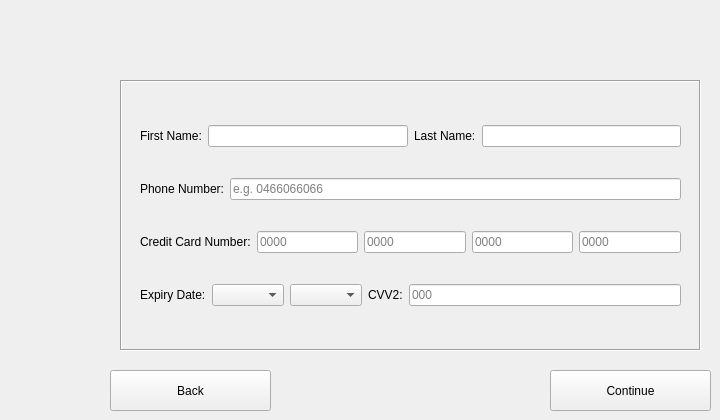
     <widget class="QWidget" name="payTab">
      <attribute name="title">
       <string>Payment</string>
      </attribute>
      <widget class="QPushButton" name="backButton_4">
       <property name="geometry">
        <rect>
         <x>110</x>
         <y>370</y>
         <width>161</width>
         <height>41</height>
        </rect>
       </property>
       <property name="text">
        <string>Back</string>
       </property>
      </widget>
      <widget class="QPushButton" name="continueB4">
       <property name="geometry">
        <rect>
         <x>550</x>
         <y>370</y>
         <width>161</width>
         <height>41</height>
        </rect>
       </property>
       <property name="text">
        <string>Continue</string>
       </property>
      </widget>
      <widget class="QLabel" name="label_35">
       <property name="geometry">
        <rect>
         <x>120</x>
         <y>80</y>
         <width>581</width>
         <height>271</height>
        </rect>
       </property>
       <property name="frameShape">
        <enum>QFrame::Box</enum>
       </property>
       <property name="frameShadow">
        <enum>QFrame::Sunken</enum>
       </property>
       <property name="text">
        <string/>
       </property>
      </widget>
      <widget class="QWidget" name="verticalLayoutWidget">
       <property name="geometry">
        <rect>
         <x>140</x>
         <y>100</y>
         <width>541</width>
         <height>231</height>
        </rect>
       </property>
       <layout class="QVBoxLayout" name="verticalLayout">
        <item>
         <layout class="QHBoxLayout" name="horizontalLayout">
          <item>
           <widget class="QLabel" name="label_36">
            <property name="text">
             <string>First Name:</string>
            </property>
           </widget>
          </item>
          <item>
           <widget class="QLineEdit" name="fnbox">
            <property name="inputMask">
             <string/>
            </property>
            <property name="maxLength">
             <number>40</number>
            </property>
           </widget>
          </item>
          <item>
           <widget class="QLabel" name="label_39">
            <property name="text">
             <string>Last Name:</string>
            </property>
           </widget>
          </item>
          <item>
           <widget class="QLineEdit" name="lnbox">
            <property name="inputMask">
             <string/>
            </property>
            <property name="maxLength">
             <number>40</number>
            </property>
           </widget>
          </item>
         </layout>
        </item>
        <item>
         <layout class="QHBoxLayout" name="horizontalLayout_2">
          <item>
           <widget class="QLabel" name="label_37">
            <property name="text">
             <string>Phone Number:</string>
            </property>
           </widget>
          </item>
          <item>
           <widget class="QLineEdit" name="pnbox">
            <property name="inputMask">
             <string/>
            </property>
            <property name="text">
             <string/>
            </property>
            <property name="maxLength">
             <number>10</number>
            </property>
            <property name="placeholderText">
             <string>e.g. 0466066066</string>
            </property>
           </widget>
          </item>
         </layout>
        </item>
        <item>
         <layout class="QHBoxLayout" name="horizontalLayout_3">
          <item>
           <widget class="QLabel" name="label_38">
            <property name="text">
             <string>Credit Card Number:</string>
            </property>
           </widget>
          </item>
          <item>
           <widget class="QLineEdit" name="ccn1">
            <property name="inputMask">
             <string/>
            </property>
            <property name="maxLength">
             <number>4</number>
            </property>
            <property name="placeholderText">
             <string>0000</string>
            </property>
           </widget>
          </item>
          <item>
           <widget class="QLineEdit" name="ccn2">
            <property name="inputMask">
             <string/>
            </property>
            <property name="maxLength">
             <number>4</number>
            </property>
            <property name="placeholderText">
             <string>0000</string>
            </property>
           </widget>
          </item>
          <item>
           <widget class="QLineEdit" name="ccn3">
            <property name="inputMask">
             <string/>
            </property>
            <property name="text">
             <string/>
            </property>
            <property name="maxLength">
             <number>4</number>
            </property>
            <property name="placeholderText">
             <string>0000</string>
            </property>
           </widget>
          </item>
          <item>
           <widget class="QLineEdit" name="ccn4">
            <property name="inputMask">
             <string/>
            </property>
            <property name="maxLength">
             <number>4</number>
            </property>
            <property name="placeholderText">
             <string>0000</string>
            </property>
           </widget>
          </item>
         </layout>
        </item>
        <item>
         <layout class="QHBoxLayout" name="horizontalLayout_5">
          <item>
           <widget class="QLabel" name="label_41">
            <property name="text">
             <string>Expiry Date:</string>
            </property>
           </widget>
          </item>
          <item>
           <widget class="QComboBox" name="exmm"/>
          </item>
          <item>
           <widget class="QComboBox" name="exyy"/>
          </item>
          <item>
           <widget class="QLabel" name="label_42">
            <property name="text">
             <string>CVV2:</string>
            </property>
           </widget>
          </item>
          <item>
           <widget class="QLineEdit" name="excvv">
            <property name="inputMask">
             <string/>
            </property>
            <property name="maxLength">
             <number>3</number>
            </property>
            <property name="frame">
             <bool>true</bool>
            </property>
            <property name="echoMode">
             <enum>QLineEdit::Normal</enum>
            </property>
            <property name="placeholderText">
             <string>000</string>
            </property>
           </widget>
          </item>
         </layout>
        </item>
       </layout>
      </widget>
      <zorder>label_35</zorder>
      <zorder>backButton_4</zorder>
      <zorder>continueB4</zorder>
      <zorder>verticalLayoutWidget</zorder>
     </widget>
